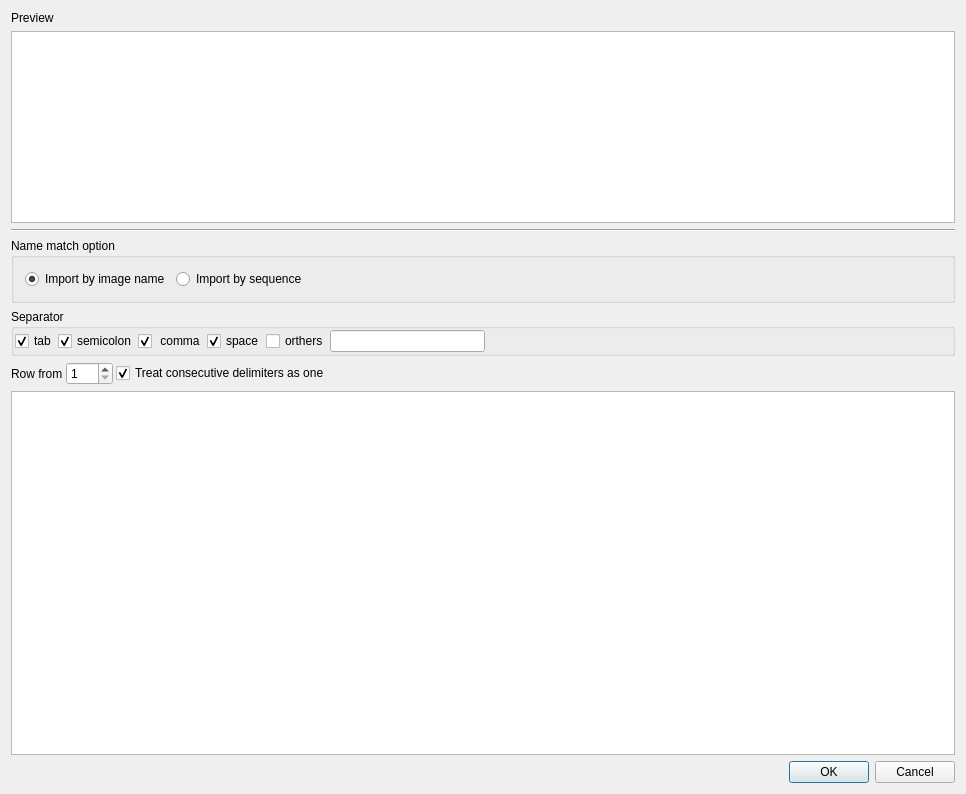
<?xml version="1.0" encoding="UTF-8"?>
<ui version="4.0">
 <class>GPSPointsWizardDialog</class>
 <widget class="QDialog" name="GPSPointsWizardDialog">
  <property name="geometry">
   <rect>
    <x>0</x>
    <y>0</y>
    <width>966</width>
    <height>794</height>
   </rect>
  </property>
  <property name="windowTitle">
   <string>Import datas...</string>
  </property>
  <layout class="QVBoxLayout" name="verticalLayout">
   <item>
    <layout class="QHBoxLayout" name="horizontalLayout_6">
     <item>
      <widget class="QLabel" name="label_2">
       <property name="text">
        <string>Preview</string>
       </property>
      </widget>
     </item>
     <item>
      <widget class="QLabel" name="label_fileShow">
       <property name="text">
        <string/>
       </property>
      </widget>
     </item>
    </layout>
   </item>
   <item>
    <widget class="QTextEdit" name="textEdit">
     <property name="sizePolicy">
      <sizepolicy hsizetype="Expanding" vsizetype="Minimum">
       <horstretch>0</horstretch>
       <verstretch>0</verstretch>
      </sizepolicy>
     </property>
     <property name="minimumSize">
      <size>
       <width>0</width>
       <height>100</height>
      </size>
     </property>
     <property name="readOnly">
      <bool>true</bool>
     </property>
    </widget>
   </item>
   <item>
    <widget class="Line" name="line">
     <property name="orientation">
      <enum>Qt::Horizontal</enum>
     </property>
    </widget>
   </item>
   <item>
    <widget class="QGroupBox" name="groupBox_3">
     <property name="title">
      <string>Name match option</string>
     </property>
     <layout class="QHBoxLayout" name="horizontalLayout">
      <item>
       <widget class="QRadioButton" name="radioButton_importByName">
        <property name="text">
         <string>Import by image name</string>
        </property>
        <property name="checked">
         <bool>true</bool>
        </property>
       </widget>
      </item>
      <item>
       <widget class="QRadioButton" name="radioButton_2">
        <property name="text">
         <string>Import by sequence</string>
        </property>
       </widget>
      </item>
      <item>
       <spacer name="horizontalSpacer_5">
        <property name="orientation">
         <enum>Qt::Horizontal</enum>
        </property>
        <property name="sizeHint" stdset="0">
         <size>
          <width>571</width>
          <height>20</height>
         </size>
        </property>
       </spacer>
      </item>
     </layout>
    </widget>
   </item>
   <item>
    <widget class="QGroupBox" name="groupBox">
     <property name="title">
      <string>Separator</string>
     </property>
     <layout class="QHBoxLayout" name="horizontalLayout_3" stretch="0,0,0,0,0,1,3">
      <property name="spacing">
       <number>1</number>
      </property>
      <property name="leftMargin">
       <number>1</number>
      </property>
      <property name="topMargin">
       <number>1</number>
      </property>
      <property name="rightMargin">
       <number>1</number>
      </property>
      <property name="bottomMargin">
       <number>1</number>
      </property>
      <item>
       <widget class="QCheckBox" name="checkBox_tab">
        <property name="text">
         <string>tab</string>
        </property>
        <property name="checked">
         <bool>true</bool>
        </property>
       </widget>
      </item>
      <item>
       <widget class="QCheckBox" name="checkBox_semicolon">
        <property name="text">
         <string>semicolon</string>
        </property>
        <property name="checked">
         <bool>true</bool>
        </property>
       </widget>
      </item>
      <item>
       <widget class="QCheckBox" name="checkBox_comma">
        <property name="text">
         <string> comma</string>
        </property>
        <property name="checked">
         <bool>true</bool>
        </property>
       </widget>
      </item>
      <item>
       <widget class="QCheckBox" name="checkBox_space">
        <property name="text">
         <string>space</string>
        </property>
        <property name="checked">
         <bool>true</bool>
        </property>
       </widget>
      </item>
      <item>
       <widget class="QCheckBox" name="checkBox_other">
        <property name="text">
         <string>orthers</string>
        </property>
       </widget>
      </item>
      <item>
       <widget class="QLineEdit" name="lineEdit_other">
        <property name="sizePolicy">
         <sizepolicy hsizetype="Minimum" vsizetype="Fixed">
          <horstretch>1</horstretch>
          <verstretch>0</verstretch>
         </sizepolicy>
        </property>
        <property name="minimumSize">
         <size>
          <width>30</width>
          <height>0</height>
         </size>
        </property>
       </widget>
      </item>
      <item>
       <spacer name="horizontalSpacer_3">
        <property name="orientation">
         <enum>Qt::Horizontal</enum>
        </property>
        <property name="sizeHint" stdset="0">
         <size>
          <width>40</width>
          <height>20</height>
         </size>
        </property>
       </spacer>
      </item>
     </layout>
    </widget>
   </item>
   <item>
    <layout class="QHBoxLayout" name="horizontalLayout_2">
     <property name="spacing">
      <number>3</number>
     </property>
     <item>
      <widget class="QLabel" name="label">
       <property name="text">
        <string>Row from</string>
       </property>
      </widget>
     </item>
     <item>
      <widget class="QSpinBox" name="spinBox_rowFrom">
       <property name="minimum">
        <number>1</number>
       </property>
       <property name="maximum">
        <number>999</number>
       </property>
      </widget>
     </item>
     <item>
      <widget class="QCheckBox" name="checkBox_multiAsSingle">
       <property name="text">
        <string>Treat consecutive delimiters as one</string>
       </property>
       <property name="checked">
        <bool>true</bool>
       </property>
      </widget>
     </item>
     <item>
      <spacer name="horizontalSpacer">
       <property name="orientation">
        <enum>Qt::Horizontal</enum>
       </property>
       <property name="sizeHint" stdset="0">
        <size>
         <width>198</width>
         <height>17</height>
        </size>
       </property>
      </spacer>
     </item>
    </layout>
   </item>
   <item>
    <widget class="QTableView" name="tableView">
     <property name="editTriggers">
      <set>QAbstractItemView::AllEditTriggers</set>
     </property>
    </widget>
   </item>
   <item>
    <layout class="QHBoxLayout" name="horizontalLayout_4">
     <item>
      <spacer name="horizontalSpacer_2">
       <property name="orientation">
        <enum>Qt::Horizontal</enum>
       </property>
       <property name="sizeHint" stdset="0">
        <size>
         <width>40</width>
         <height>20</height>
        </size>
       </property>
      </spacer>
     </item>
     <item>
      <widget class="QDialogButtonBox" name="buttonBox">
       <property name="standardButtons">
        <set>QDialogButtonBox::Cancel|QDialogButtonBox::Ok</set>
       </property>
      </widget>
     </item>
    </layout>
   </item>
  </layout>
 </widget>
 <layoutdefault spacing="6" margin="11"/>
 <tabstops>
  <tabstop>textEdit</tabstop>
  <tabstop>checkBox_tab</tabstop>
  <tabstop>checkBox_semicolon</tabstop>
  <tabstop>checkBox_comma</tabstop>
  <tabstop>checkBox_space</tabstop>
  <tabstop>checkBox_other</tabstop>
  <tabstop>lineEdit_other</tabstop>
  <tabstop>spinBox_rowFrom</tabstop>
  <tabstop>checkBox_multiAsSingle</tabstop>
  <tabstop>tableView</tabstop>
 </tabstops>
 <resources/>
 <connections>
  <connection>
   <sender>checkBox_tab</sender>
   <signal>clicked()</signal>
   <receiver>GPSPointsWizardDialog</receiver>
   <slot>checkEnablePreview()</slot>
   <hints>
    <hint type="sourcelabel">
     <x>51</x>
     <y>299</y>
    </hint>
    <hint type="destinationlabel">
     <x>457</x>
     <y>223</y>
    </hint>
   </hints>
  </connection>
  <connection>
   <sender>checkBox_semicolon</sender>
   <signal>clicked()</signal>
   <receiver>GPSPointsWizardDialog</receiver>
   <slot>checkEnablePreview()</slot>
   <hints>
    <hint type="sourcelabel">
     <x>129</x>
     <y>299</y>
    </hint>
    <hint type="destinationlabel">
     <x>408</x>
     <y>248</y>
    </hint>
   </hints>
  </connection>
  <connection>
   <sender>checkBox_comma</sender>
   <signal>clicked()</signal>
   <receiver>GPSPointsWizardDialog</receiver>
   <slot>checkEnablePreview()</slot>
   <hints>
    <hint type="sourcelabel">
     <x>189</x>
     <y>299</y>
    </hint>
    <hint type="destinationlabel">
     <x>392</x>
     <y>252</y>
    </hint>
   </hints>
  </connection>
  <connection>
   <sender>checkBox_space</sender>
   <signal>clicked()</signal>
   <receiver>GPSPointsWizardDialog</receiver>
   <slot>checkEnablePreview()</slot>
   <hints>
    <hint type="sourcelabel">
     <x>243</x>
     <y>299</y>
    </hint>
    <hint type="destinationlabel">
     <x>360</x>
     <y>240</y>
    </hint>
   </hints>
  </connection>
  <connection>
   <sender>checkBox_other</sender>
   <signal>clicked()</signal>
   <receiver>GPSPointsWizardDialog</receiver>
   <slot>checkEnablePreview()</slot>
   <hints>
    <hint type="sourcelabel">
     <x>309</x>
     <y>299</y>
    </hint>
    <hint type="destinationlabel">
     <x>342</x>
     <y>233</y>
    </hint>
   </hints>
  </connection>
  <connection>
   <sender>buttonBox</sender>
   <signal>accepted()</signal>
   <receiver>GPSPointsWizardDialog</receiver>
   <slot>validImport()</slot>
   <hints>
    <hint type="sourcelabel">
     <x>634</x>
     <y>641</y>
    </hint>
    <hint type="destinationlabel">
     <x>225</x>
     <y>526</y>
    </hint>
   </hints>
  </connection>
  <connection>
   <sender>buttonBox</sender>
   <signal>rejected()</signal>
   <receiver>GPSPointsWizardDialog</receiver>
   <slot>reject()</slot>
   <hints>
    <hint type="sourcelabel">
     <x>634</x>
     <y>641</y>
    </hint>
    <hint type="destinationlabel">
     <x>410</x>
     <y>526</y>
    </hint>
   </hints>
  </connection>
  <connection>
   <sender>spinBox_rowFrom</sender>
   <signal>valueChanged(int)</signal>
   <receiver>GPSPointsWizardDialog</receiver>
   <slot>checkEnablePreview()</slot>
   <hints>
    <hint type="sourcelabel">
     <x>106</x>
     <y>330</y>
    </hint>
    <hint type="destinationlabel">
     <x>7</x>
     <y>201</y>
    </hint>
   </hints>
  </connection>
  <connection>
   <sender>checkBox_multiAsSingle</sender>
   <signal>stateChanged(int)</signal>
   <receiver>GPSPointsWizardDialog</receiver>
   <slot>checkEnablePreview()</slot>
   <hints>
    <hint type="sourcelabel">
     <x>342</x>
     <y>328</y>
    </hint>
    <hint type="destinationlabel">
     <x>4</x>
     <y>253</y>
    </hint>
   </hints>
  </connection>
  <connection>
   <sender>lineEdit_other</sender>
   <signal>editingFinished()</signal>
   <receiver>GPSPointsWizardDialog</receiver>
   <slot>checkEnablePreview()</slot>
   <hints>
    <hint type="sourcelabel">
     <x>419</x>
     <y>301</y>
    </hint>
    <hint type="destinationlabel">
     <x>762</x>
     <y>231</y>
    </hint>
   </hints>
  </connection>
 </connections>
 <slots>
  <slot>preview()</slot>
  <slot>checkEnablePreview()</slot>
  <slot>validImport()</slot>
  <slot>onSelectCoordinate()</slot>
 </slots>
</ui>
